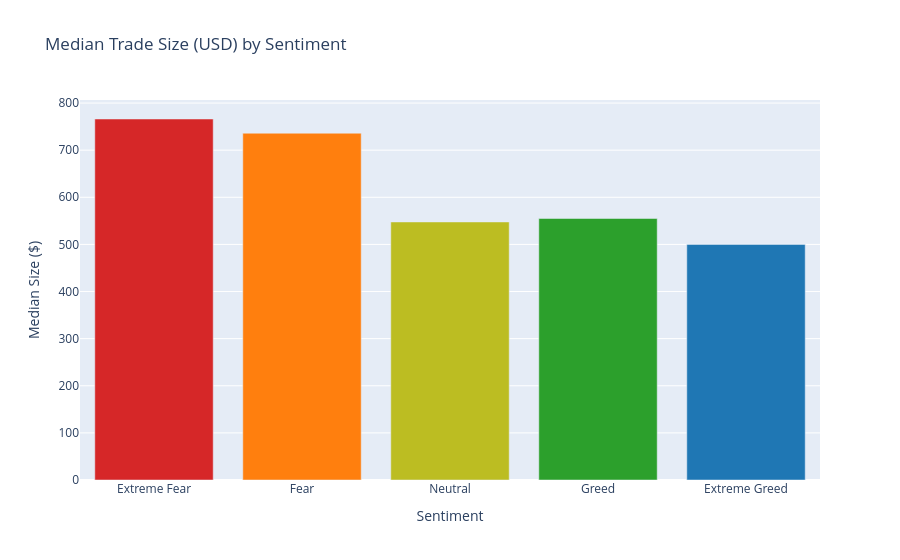

Source (notebook cell):
### Code cell
# ── 2f. Trade size distribution across sentiment ──────────────────────────────
size_by_sent = (
    merged.groupby('sentiment')['size_usd']
    .median()
    .reindex(sentiment_order)
    .reset_index()
)

fig = px.bar(size_by_sent, x='sentiment', y='size_usd',
             color='sentiment',
             color_discrete_map=PALETTE,
             title='Median Trade Size (USD) by Sentiment',
             labels={'sentiment':'Sentiment','size_usd':'Median Size ($)'})
fig.update_layout(showlegend=False)
fig.show()

### Figure 1 — Plotly figure (JSON) as saved in the notebook; plotly's stock layout.template omitted (floating-point values rounded to 4 significant figures)
{"data": [{"hovertemplate": "Sentiment=%{x}<br>Median Size ($)=%{y}<extra></extra>", "legendgroup": "Extreme Fear", "marker": {"color": "#d62728", "pattern": {"shape": ""}}, "name": "Extreme Fear", "orientation": "v", "showlegend": true, "textposition": "auto", "type": "bar", "x": ["Extreme Fear"], "xaxis": "x", "y": [766.1], "yaxis": "y"}, {"hovertemplate": "Sentiment=%{x}<br>Median Size ($)=%{y}<extra></extra>", "legendgroup": "Fear", "marker": {"color": "#ff7f0e", "pattern": {"shape": ""}}, "name": "Fear", "orientation": "v", "showlegend": true, "textposition": "auto", "type": "bar", "x": ["Fear"], "xaxis": "x", "y": [736.0], "yaxis": "y"}, {"hovertemplate": "Sentiment=%{x}<br>Median Size ($)=%{y}<extra></extra>", "legendgroup": "Neutral", "marker": {"color": "#bcbd22", "pattern": {"shape": ""}}, "name": "Neutral", "orientation": "v", "showlegend": true, "textposition": "auto", "type": "bar", "x": ["Neutral"], "xaxis": "x", "y": [547.7], "yaxis": "y"}, {"hovertemplate": "Sentiment=%{x}<br>Median Size ($)=%{y}<extra></extra>", "legendgroup": "Greed", "marker": {"color": "#2ca02c", "pattern": {"shape": ""}}, "name": "Greed", "orientation": "v", "showlegend": true, "textposition": "auto", "type": "bar", "x": ["Greed"], "xaxis": "x", "y": [555.0], "yaxis": "y"}, {"hovertemplate": "Sentiment=%{x}<br>Median Size ($)=%{y}<extra></extra>", "legendgroup": "Extreme Greed", "marker": {"color": "#1f77b4", "pattern": {"shape": ""}}, "name": "Extreme Greed", "orientation": "v", "showlegend": true, "textposition": "auto", "type": "bar", "x": ["Extreme Greed"], "xaxis": "x", "y": [500.1], "yaxis": "y"}], "layout": {"barmode": "relative", "legend": {"title": {"text": "Sentiment"}, "tracegroupgap": 0}, "showlegend": false, "title": {"text": "Median Trade Size (USD) by Sentiment"}, "xaxis": {"anchor": "y", "categoryarray": ["Extreme Fear", "Fear", "Neutral", "Greed", "Extreme Greed"], "categoryorder": "array", "domain": [0.0, 1.0], "title": {"text": "Sentiment"}}, "yaxis": {"anchor": "x", "domain": [0.0, 1.0], "title": {"text": "Median Size ($)"}}}}
